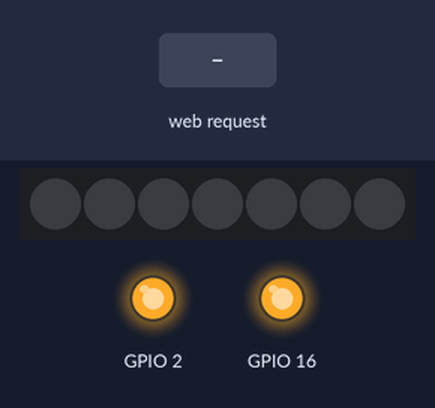
The sketch below on a simulated ESP8266 (NodeMCU). Parts: 7 RGB LEDs in strip order, left to right, output pins drawn as LEDs (lit = HIGH). Inputs (shaded band) come from the test bench. Dim RGB values are drawn brighter than linear; WiFi joins after 1.5 s; servers stay silent unless stated; what the sketch prints to the serial monitor is not drawn.

Above: at 2.7 s.
2.8 s: HTTP request GET /RGB?Red=1 received
At 3.1 s:
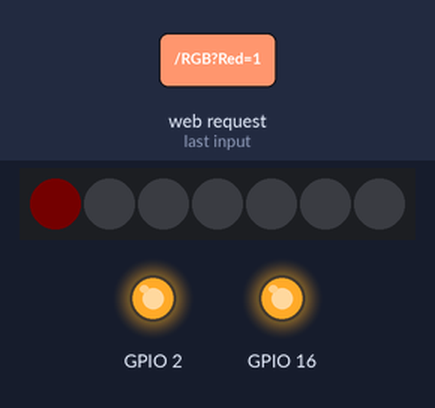
4.3 s: HTTP request GET /RGB?Green=1 received
At 5.5 s:
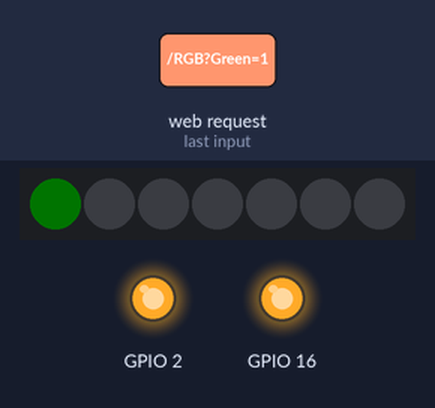
5.8 s: HTTP request GET /RGB?Blue=1 received
At 6.6 s:
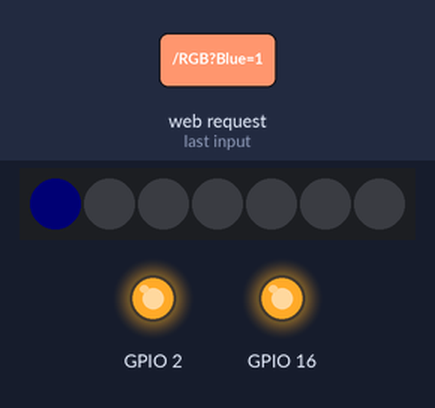
7.3 s: HTTP request GET /RGB?Red=1&Green=1&Blue=1 received
At 7.8 s:
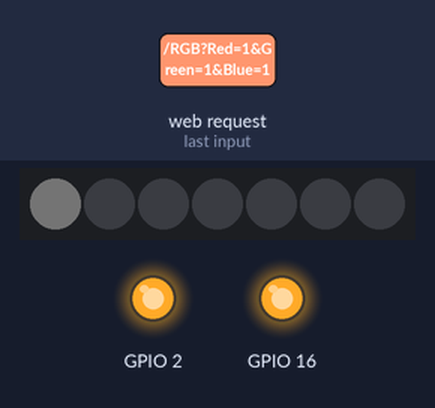
8.8 s: HTTP request GET /RGB received
At 10.1 s:
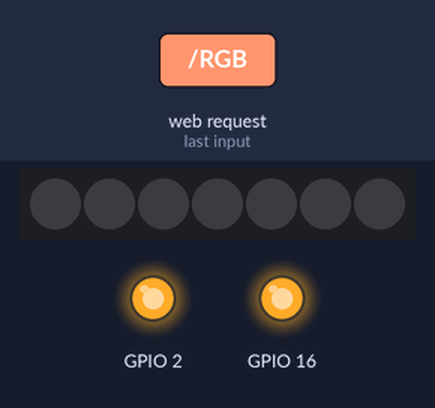
Timing chart, 0 to 11.3 s (numbered marks = the images above; inputs shaded):
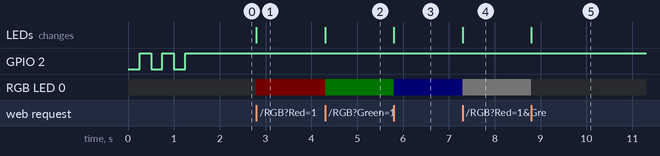

The sketch:

LED_HTTP.ino
```cpp
#include <ESP8266WiFi.h>
#include <ESP8266WebServer.h>//کتابخانه ای برای ارتباط با ماژول
#include <ESP8266mDNS.h>// این کتابخانه پاسخ به ماژول را برای ما آماده می کند
#include <Adafruit_NeoPixel.h>

#define PIN 14// Pin D7 = 14

#define NUM_LEDS 7


Adafruit_NeoPixel strip = Adafruit_NeoPixel(NUM_LEDS, PIN, NEO_GRB + NEO_KHZ800);

const char *ssid = "kurtmatin";
const char *password = "95083100";

ESP8266WebServer server ( 80 );
void setup() {
  strip.begin();


  pinMode ( 2, OUTPUT );
  digitalWrite ( 2, 1 );
  pinMode ( 16, OUTPUT );
  digitalWrite ( 16, 1 );

  Serial.begin ( 115200 );
  WiFi.disconnect();
  WiFi.begin ( ssid, password );

while ( WiFi.status() != WL_CONNECTED ) { // تا زمانی که به وای فای متصل نشده، ال ای دی شماره 2 خاموش و روشن شود
    digitalWrite ( 2, 0 );
    delay ( 250 );
    Serial.print ( "." );
    digitalWrite ( 2, 1 );
    delay ( 250 );
  }

//Connected signal

server.begin();  //Start web server
Serial.println ( "HTTP server started" );
Serial.println(WiFi.localIP());

server.on("/" ,Handle_Root);
server.on("/RGB" ,Handle_RGB);

}

void loop() {
 server.handleClient();

}


void Handle_Root(){

  server.send(200,"text/plain","Kurt Matin LED Project");
}

void Handle_RGB(){
String RED = server.arg("Red");
String GREEN = server.arg("Green");
String BLUE = server.arg("Blue");
String Pixel_Number= server.arg("Pixel_Number");
String All = server.arg("All");
if (All=="on"){
   for(uint16_t i=0;i< NUM_LEDS;i++){
     strip.setPixelColor(i,RED.toInt(),GREEN.toInt(),BLUE.toInt());
     strip.show();
     delay(1);
   }

}else{
  strip.setPixelColor(Pixel_Number.toInt(),RED.toInt(),GREEN.toInt(),BLUE.toInt());
strip.show();

}
server.send(204,"");
}
//برای ارسال دستور از عبارت زیر در مرورگر استفاده می کنیم
//http://192.168.132.101/RGB?Red=255&Green=10&Blue=120&Pixel_Number=1
//اگر خواتیم که تمامی ال ای دی ها یک رنگ شوند به دستور فوق، دستور زیر را هم اضافه می کنیم
//&All=on
```

Measured:
- after the input at 2.8 s, RGB LED 0: off → RGB(1, 0, 0) at once; the LEDs: change at once (image 1)
- after the input at 4.3 s, RGB LED 0: RGB(1, 0, 0) → RGB(0, 1, 0) at once; the LEDs: change at once (image 2)
- after the input at 5.8 s, RGB LED 0: RGB(0, 1, 0) → RGB(0, 0, 1) at once; the LEDs: change at once (image 3)
- after the input at 7.3 s, RGB LED 0: RGB(0, 0, 1) → RGB(1, 1, 1) at once; the LEDs: change at once (image 4)
- after the input at 8.8 s, RGB LED 0: RGB(1, 1, 1) → off at once; the LEDs: change at once (image 5)
